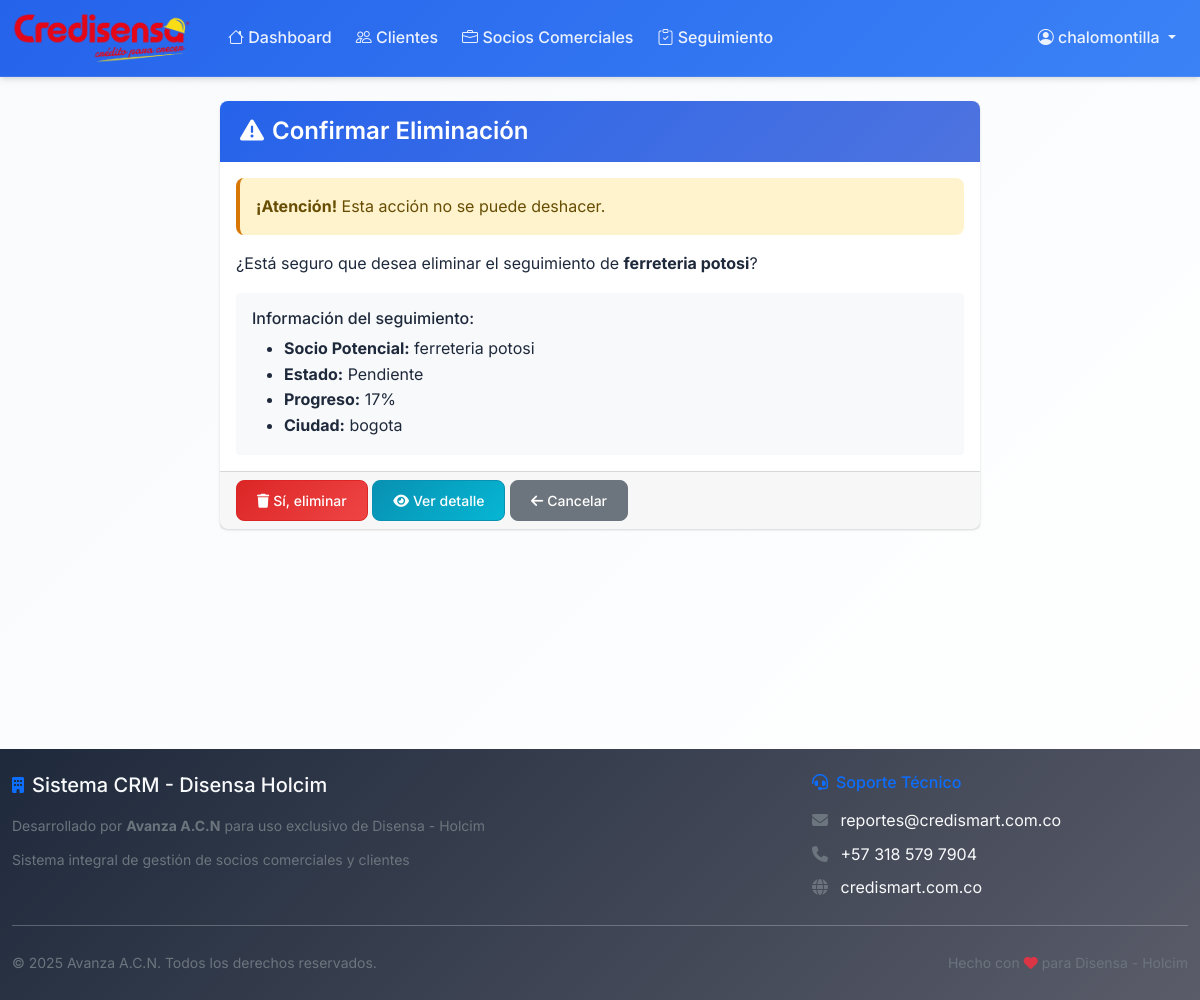
Page /seguimiento/3/eliminar/ (signed in) on the committed database.
### seguimiento/models.py (models this page shows, shortened)
class SeguimientoSocio(models.Model):
    ESTADO_CHOICES = [
        ('pendiente', 'Pendiente'),
        ('en_proceso', 'En Proceso'),
        ('completado', 'Completado'),
        ('cancelado', 'Cancelado'),
    ]
    socio_potencial = models.CharField(
        max_length=200,
        verbose_name="Nombre del Socio Potencial"
    )
    socio_comercial = models.ForeignKey(
        SocioComercial,
        on_delete=models.SET_NULL,
        null=True,
        blank=True,
        verbose_name="Socio Comercial (Si ya se creó)",
        help_text="Se asociará automáticamente cuando el socio potencial se convierta en socio comercial"
    )
    presentacion_negocio = models.BooleanField(
        default=False,
        verbose_name="Presentación de Negocio Realizada"
    )
    fecha_presentacion = models.DateField(
        null=True,
        blank=True,
        verbose_name="Fecha de Presentación"
    )
    documentos_enviados = models.BooleanField(
        default=False,
        verbose_name="Documentos Enviados"
    )
    fecha_envio_documentos = models.DateField(
        null=True,
        blank=True,
        verbose_name="Fecha de Envío de Documentos"
    )
    contrato_enviado = models.BooleanField(
        default=False,
        verbose_name="Contrato Enviado"
    )
    fecha_envio_contrato = models.DateField(
        null=True,
        blank=True,
        verbose_name="Fecha de Envío de Contrato"
    )
    contrato_firmado = models.BooleanField(
        default=False,
        verbose_name="Contrato Firmado"
    )
    fecha_firma_contrato = models.DateField(
        null=True,
        blank=True,
        verbose_name="Fecha de Firma de Contrato"
    )
    capacitacion_realizada = models.BooleanField(
        default=False,
        verbose_name="Capacitación Realizada"
    )
    fecha_capacitacion = models.DateField(
        null=True,
        blank=True,
        verbose_name="Fecha de Capacitación"
    )
    usuario_creado = models.BooleanField(
        default=False,
        verbose_name="Usuario Creado"
    )
    fecha_creacion_usuario = models.DateField(
        null=True,
        blank=True,
        verbose_name="Fecha de Creación de Usuario"
    )
    proceso_completo = models.BooleanField(
        default=False,
        verbose_name="Proceso Completo"
    )
    telefono = models.CharField(max_length=20, verbose_name="Teléfono", blank=True)
    email = models.EmailField(verbose_name="Email", blank=True)
    ciudad = models.CharField(max_length=100, verbose_name="Ciudad", blank=True)
    observaciones = models.TextField(verbose_name="Observaciones", blank=True)
    estado = models.CharField(
        max_length=20,
        choices=ESTADO_CHOICES,
        default='pendiente',
        verbose_name="Estado"
    )
    fecha_creacion = models.DateTimeField(auto_now_add=True)
    fecha_actualizacion = models.DateTimeField(auto_now=True)
    class Meta:
        verbose_name = "Seguimiento de Socio"
        verbose_name_plural = "Seguimiento de Socios"
        ordering = ['-fecha_actualizacion']
    def porcentaje_completado(self):
        pasos = [
            self.presentacion_negocio,
            self.documentos_enviados,
            self.contrato_enviado,
            self.contrato_firmado,
            self.capacitacion_realizada,
            self.usuario_creado,
        ]
        completados = sum(pasos)
        return (completados / len(pasos)) * 100

### seguimiento/views.py (the view, shortened to what this page needs)
# urls.py: path('<int:pk>/eliminar/', views.SeguimientoSocioDeleteView.as_view(), name='eliminar'),
class SeguimientoSocioDeleteView(LoginRequiredMixin, DeleteView):
    model = SeguimientoSocio
    template_name = 'seguimiento/eliminar.html'
    success_url = reverse_lazy('seguimiento:lista')

### templates/seguimiento/eliminar.html (shortened to what this page needs)
{% extends "base.html" %}
{% block content %}
<div class="container-fluid">
    <div class="row">
        <div class="col-md-8 mx-auto">
            <div class="card">
                <div class="card-header bg-danger text-white">
                    <h4 class="card-title mb-0">
                        <i class="fas fa-exclamation-triangle me-2"></i>Confirmar Eliminación
                    </h4>
                </div>
                <div class="card-body">
                    <div class="alert alert-warning">
                        <strong>¡Atención!</strong> Esta acción no se puede deshacer.
                    </div>
                    <p>¿Está seguro que desea eliminar el seguimiento de <strong>{{ object.socio_potencial }}</strong>?</p>
                    <div class="mt-3 p-3 bg-light rounded">
                        <h6>Información del seguimiento:</h6>
                        <ul class="mb-0">
                            <li><strong>Socio Potencial:</strong> {{ object.socio_potencial }}</li>
                            <li><strong>Estado:</strong> {{ object.get_estado_display }}</li>
                            <li><strong>Progreso:</strong> {{ object.porcentaje_completado|floatformat:0 }}%</li>
                            <li><strong>Ciudad:</strong> {{ object.ciudad|default:"No especificada" }}</li>
                        </ul>
                    </div>
                </div>
                <div class="card-footer">
                    <form method="post" class="d-inline">
                        <button type="submit" class="btn btn-danger">
                            <i class="fas fa-trash me-1"></i>Sí, eliminar
                        </button>
                    </form>
                    <a href="{% url 'seguimiento:detalle' object.pk %}" class="btn btn-info">
                        <i class="fas fa-eye me-1"></i>Ver detalle
                    </a>
                    <a href="{% url 'seguimiento:lista' %}" class="btn btn-secondary">
                        <i class="fas fa-arrow-left me-1"></i>Cancelar
                    </a>
                </div>
            </div>
        </div>
    </div>
</div>
{% endblock %}

### templates/base.html (shortened to what this page needs)
<!DOCTYPE html>
<html lang="es">
<head>
    <link href="https://cdn.jsdelivr.net/npm/bootstrap@5.1.3/dist/css/bootstrap.min.css" rel="stylesheet">
    <link href="https://cdn.jsdelivr.net/npm/bootstrap-icons@1.8.1/font/bootstrap-icons.css" rel="stylesheet">
    <link href="https://cdnjs.cloudflare.com/ajax/libs/font-awesome/6.4.0/css/all.min.css" rel="stylesheet">
    {% load static %}
    {% load crispy_forms_tags %}
    <link rel="stylesheet" href="{% static 'css/main.css' %}">
</head>
<body>
    <nav class="navbar navbar-expand-lg navbar-dark" style="background: linear-gradient(135deg, #2563eb, #3b82f6);">
        <div class="container-fluid">
            <a class="navbar-brand d-flex align-items-center" href="{% url 'dashboard:home' %}">
                <img src="{% static 'img/credisensa-logo.png' %}" alt="Credisensa" class="me-2" style="height: 50px; max-width: 180px;" onerror="this.style.display='none'; document.getElementById('navbar-text-logo').style.display='inline';">
            </a>
            <div class="collapse navbar-collapse" id="navbarNav">
                <ul class="navbar-nav me-auto">
                    <li class="nav-item">
                        <a class="nav-link" href="{% url 'dashboard:home' %}">
                            <i class="bi bi-house"></i> Dashboard
                        </a>
                    </li>
                    <li class="nav-item">
                        <a class="nav-link" href="{% url 'clientes:lista' %}">
                            <i class="bi bi-people"></i> Clientes
                        </a>
                    </li>
                    <li class="nav-item">
                        <a class="nav-link" href="{% url 'socios:lista' %}">
                            <i class="bi bi-briefcase"></i> Socios Comerciales
                        </a>
                    </li>
                    <li class="nav-item">
                        <a class="nav-link" href="{% url 'seguimiento:lista' %}">
                            <i class="bi bi-clipboard-check"></i> Seguimiento
                        </a>
                    </li>
                </ul>
                <ul class="navbar-nav">
                    {% if user.is_authenticated %}
                        <li class="nav-item dropdown">
                            <a class="nav-link dropdown-toggle" href="#" id="userDropdown" role="button" data-bs-toggle="dropdown">
                                <i class="bi bi-person-circle"></i> {{ user.get_full_name|default:user.username }}
                            </a>
                        </li>
                    {% else %}
                        <li class="nav-item">
                            <a class="nav-link" href="{% url 'accounts:login' %}">
                                <i class="bi bi-box-arrow-in-right"></i> Iniciar Sesión
                            </a>
                        </li>
                    {% endif %}
                </ul>
            </div>
        </div>
    </nav>
    <div class="container-fluid mt-4" style="min-height: calc(100vh - 200px);">
        {% block content %}
        {% endblock %}
    </div>
    <footer class="bg-dark text-light py-4 mt-5">
        <div class="container-fluid">
            <div class="row">
                <div class="col-md-8">
                    <div class="d-flex align-items-center mb-3">
                        <i class="fas fa-building me-2 text-primary"></i>
                        <h5 class="mb-0">Sistema CRM - Disensa Holcim</h5>
                    </div>
                    <p class="text-muted mb-2">
                        <small>Desarrollado por <strong>Avanza A.C.N</strong> para uso exclusivo de Disensa - Holcim</small>
                    </p>
                    <p class="text-muted mb-0">
                        <small>Sistema integral de gestión de socios comerciales y clientes</small>
                    </p>
                </div>
                <div class="col-md-4">
                    <h6 class="text-primary mb-3">
                        <i class="fas fa-headset me-2"></i>Soporte Técnico
                    </h6>
                    <p class="mb-2">
                        <i class="fas fa-envelope me-2 text-muted"></i>
                        <a href="mailto:reportes@credismart.com.co" class="text-light text-decoration-none">
                            reportes@credismart.com.co
                        </a>
                    </p>
                    <p class="mb-2">
                        <i class="fas fa-phone me-2 text-muted"></i>
                        <a href="tel:+573185797904" class="text-light text-decoration-none">
                            +57 318 579 7904
                        </a>
                    </p>
                    <p class="mb-0">
                        <i class="fas fa-globe me-2 text-muted"></i>
                        <a href="https://credismart.com.co" target="_blank" class="text-light text-decoration-none">
                            credismart.com.co
                        </a>
                    </p>
                </div>
            </div>
            <hr class="border-secondary my-4">
            <div class="row align-items-center">
                <div class="col-md-6">
                    <small class="text-muted">
                        © {% now "Y" %} Avanza A.C.N. Todos los derechos reservados.
                    </small>
                </div>
                <div class="col-md-6 text-end">
                    <small class="text-muted">
                        Hecho con <i class="fas fa-heart text-danger"></i> para Disensa - Holcim
                    </small>
                </div>
            </div>
        </div>
    </footer>
</body>
</html>

### static/css/main.css (style rules this page uses)
:root { --primary-color: #2563eb; --primary-dark: #1d4ed8; --primary-light: #dbeafe; --secondary-color: #64748b; --success-color: #059669; --danger-color: #dc2626; --warning-color: #d97706; --info-color: #0891b2; --light-color: #ffffff; --light-gray: #f8fafc; --dark-color: #1e293b; --text-muted: #64748b; --border-color: #e2e8f0; --primary-gradient: linear-gradient(135deg, #2563eb, #3b82f6); --success-gradient: linear-gradient(135deg, #059669, #10b981); --warning-gradient: linear-gradient(135deg, #d97706, #f59e0b); --danger-gradient: linear-gradient(135deg, #dc2626, #ef4444); --info-gradient: linear-gradient(135deg, #0891b2, #06b6d4); --dark-gradient: linear-gradient(135deg, #1e293b, #334155); --border-radius: 8px; --border-radius-lg: 12px; --border-radius-xl: 16px; --box-shadow: 0 1px 3px 0 rgba(0, 0, 0, 0.1), 0 1px 2px 0 rgba(0, 0, 0, 0.06); --box-shadow-md: 0 4px 6px -1px rgba(0, 0, 0, 0.1), 0 2px 4px -1px rgba(0, 0, 0, 0.06); --box-shadow-lg: 0 10px 15px -3px rgba(0, 0, 0, 0.1), 0 4px 6px -2px rgba(0, 0, 0, 0.05); --transition: all 0.2s cubic-bezier(0.4, 0, 0.2, 1); --font-family: 'Inter', -apple-system, BlinkMacSystemFont, 'Segoe UI', Roboto, sans-serif; --font-weight-normal: 400; --font-weight-medium: 500; --font-weight-semibold: 600; --font-weight-bold: 700; }
body { font-family: var(--font-family); background: linear-gradient(135deg, var(--light-gray) 0%, var(--light-color) 100%); color: var(--dark-color); line-height: 1.6; font-weight: var(--font-weight-normal); }
.navbar { box-shadow: 0 2px 4px rgba(0,0,0,.08); }
.navbar-brand { font-weight: 600; font-size: 1.5rem; }
.nav-link { font-weight: 500; transition: all 0.3s ease; margin: 0 5px; border-radius: var(--border-radius); }
.card { border: none; border-radius: var(--border-radius); box-shadow: var(--box-shadow); margin-bottom: 1.5rem; transition: all 0.3s ease; }
.card-header { background: linear-gradient(135deg, var(--primary-color), #4e73df); color: white; border-radius: var(--border-radius) var(--border-radius) 0 0 !important; border: none; padding: 1rem 1.25rem; }
.card-header h4, .card-header h5, .card-header h6 { margin: 0; font-weight: 600; }
.btn { border-radius: var(--border-radius); font-weight: 500; padding: 0.5rem 1rem; transition: all 0.3s ease; border: none; }
.btn-danger { background: linear-gradient(135deg, var(--danger-color), #e74a3b); }
.btn-info { background: linear-gradient(135deg, var(--info-color), #36b9cc); }
.alert { border: none; border-radius: var(--border-radius); border-left: 4px solid; }
.alert-warning { border-left-color: var(--warning-color); background-color: #fff3cd; }
footer { background: linear-gradient(135deg, var(--dark-color), #5a5c69); color: white; padding: 2rem 0; margin-top: 3rem; }
.navbar { background: var(--primary-gradient) !important; box-shadow: var(--box-shadow-md); border-bottom: 1px solid rgba(255, 255, 255, 0.1); }
.navbar-brand { font-weight: var(--font-weight-bold); font-size: 1.25rem; color: white !important; }
.navbar-nav .nav-link { color: rgba(255, 255, 255, 0.9) !important; font-weight: var(--font-weight-medium); padding: 0.5rem 1rem; margin: 0 0.25rem; border-radius: var(--border-radius); transition: var(--transition); }
.btn { font-weight: var(--font-weight-medium); border-radius: var(--border-radius); padding: 0.625rem 1.25rem; font-size: 0.875rem; line-height: 1.4; transition: var(--transition); border: 1px solid transparent; position: relative; overflow: hidden; }
.btn-danger { background: var(--danger-gradient); border-color: var(--danger-color); color: white; }
.btn-info { background: var(--info-gradient); border-color: var(--info-color); color: white; }
.btn-secondary { background: #6c757d; border-color: #6c757d; color: white; }

### templates/base.html (style rules this page uses)
.navbar-brand { font-weight: bold; }

### rows in the picture
SeguimientoSocio: socio_potencial "ferreteria potosi", estado "Pendiente", porcentaje_completado "17", ciudad "bogota"

### other values in the picture
{{ user.get_full_name|default:user.username }} "chalomontilla"
